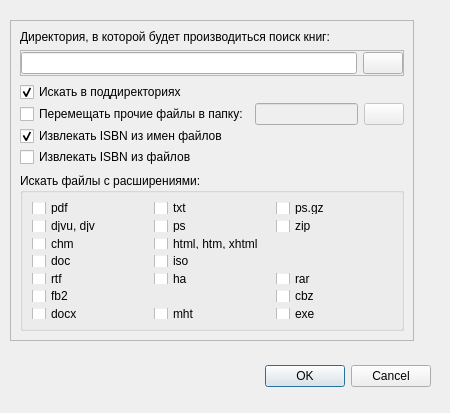
<?xml version="1.0" encoding="UTF-8"?>
<ui version="4.0">
 <class>Dialog</class>
 <widget class="QDialog" name="Dialog">
  <property name="geometry">
   <rect>
    <x>0</x>
    <y>0</y>
    <width>450</width>
    <height>413</height>
   </rect>
  </property>
  <property name="windowTitle">
   <string>Dialog</string>
  </property>
  <widget class="QDialogButtonBox" name="buttonBox">
   <property name="geometry">
    <rect>
     <x>90</x>
     <y>360</y>
     <width>341</width>
     <height>32</height>
    </rect>
   </property>
   <property name="orientation">
    <enum>Qt::Horizontal</enum>
   </property>
   <property name="standardButtons">
    <set>QDialogButtonBox::Cancel|QDialogButtonBox::Ok</set>
   </property>
  </widget>
  <widget class="QFrame" name="frameFilesLocation">
   <property name="geometry">
    <rect>
     <x>10</x>
     <y>20</y>
     <width>404</width>
     <height>321</height>
    </rect>
   </property>
   <property name="frameShape">
    <enum>QFrame::StyledPanel</enum>
   </property>
   <property name="frameShadow">
    <enum>QFrame::Raised</enum>
   </property>
   <layout class="QVBoxLayout" name="verticalLayout_3">
    <item>
     <widget class="QLabel" name="label_24">
      <property name="text">
       <string>Директория, в которой будет производиться поиск книг:</string>
      </property>
     </widget>
    </item>
    <item>
     <widget class="QFrame" name="frame_2">
      <property name="frameShape">
       <enum>QFrame::StyledPanel</enum>
      </property>
      <property name="frameShadow">
       <enum>QFrame::Raised</enum>
      </property>
      <layout class="QHBoxLayout" name="horizontalLayout_2">
       <property name="leftMargin">
        <number>0</number>
       </property>
       <property name="topMargin">
        <number>1</number>
       </property>
       <property name="rightMargin">
        <number>0</number>
       </property>
       <property name="bottomMargin">
        <number>1</number>
       </property>
       <item>
        <widget class="QLineEdit" name="lineEditSearchPath">
         <property name="readOnly">
          <bool>true</bool>
         </property>
        </widget>
       </item>
       <item>
        <widget class="QPushButton" name="pushButtonSelectFolder">
         <property name="text">
          <string/>
         </property>
         <property name="icon">
          <iconset resource="../resources/res.qrc">
           <normaloff>:/icons/fileopen.png</normaloff>:/icons/fileopen.png</iconset>
         </property>
        </widget>
       </item>
      </layout>
     </widget>
    </item>
    <item>
     <layout class="QGridLayout" name="gridLayout">
      <property name="verticalSpacing">
       <number>1</number>
      </property>
      <item row="0" column="0" colspan="2">
       <widget class="QCheckBox" name="checkBoxFindRecursive">
        <property name="text">
         <string>Искать в поддиректориях</string>
        </property>
        <property name="checked">
         <bool>true</bool>
        </property>
       </widget>
      </item>
      <item row="1" column="0" colspan="2">
       <widget class="QCheckBox" name="checkBoxMoveOthersTo">
        <property name="text">
         <string>Перемещать прочие файлы в папку:</string>
        </property>
        <property name="checked">
         <bool>false</bool>
        </property>
       </widget>
      </item>
      <item row="1" column="2">
       <widget class="QLineEdit" name="lineEditFolderToMoveOthers">
        <property name="enabled">
         <bool>false</bool>
        </property>
        <property name="readOnly">
         <bool>true</bool>
        </property>
       </widget>
      </item>
      <item row="1" column="3">
       <widget class="QPushButton" name="pushButtonSelectFolderToMoveOthers">
        <property name="enabled">
         <bool>false</bool>
        </property>
        <property name="text">
         <string/>
        </property>
        <property name="icon">
         <iconset resource="../resources/res.qrc">
          <normaloff>:/icons/fileopen.png</normaloff>:/icons/fileopen.png</iconset>
        </property>
       </widget>
      </item>
      <item row="2" column="0">
       <widget class="QCheckBox" name="checkBoxExtractIsbnFromFileName">
        <property name="text">
         <string>Извлекать ISBN из имен файлов</string>
        </property>
        <property name="checked">
         <bool>true</bool>
        </property>
       </widget>
      </item>
      <item row="3" column="0">
       <widget class="QCheckBox" name="checkBoxExtractIsbnFromFileName_2">
        <property name="text">
         <string>Извлекать ISBN из файлов</string>
        </property>
        <property name="checked">
         <bool>false</bool>
        </property>
       </widget>
      </item>
     </layout>
    </item>
    <item>
     <widget class="QGroupBox" name="groupBox">
      <property name="title">
       <string>Искать файлы с расширениями:</string>
      </property>
      <layout class="QVBoxLayout" name="verticalLayout">
       <item>
        <layout class="QGridLayout" name="gridLayout_2">
         <item row="0" column="0">
          <widget class="QCheckBox" name="checkBoxPDF">
           <property name="text">
            <string>pdf</string>
           </property>
          </widget>
         </item>
         <item row="1" column="1">
          <widget class="QCheckBox" name="checkBoxPS">
           <property name="text">
            <string>ps</string>
           </property>
          </widget>
         </item>
         <item row="3" column="1">
          <widget class="QCheckBox" name="checkBoxISO">
           <property name="text">
            <string>iso</string>
           </property>
          </widget>
         </item>
         <item row="6" column="1">
          <widget class="QCheckBox" name="checkBoxMHT">
           <property name="text">
            <string>mht</string>
           </property>
          </widget>
         </item>
         <item row="6" column="2">
          <widget class="QCheckBox" name="checkBoxEXE">
           <property name="text">
            <string>exe</string>
           </property>
          </widget>
         </item>
         <item row="0" column="1">
          <widget class="QCheckBox" name="checkBoxTXT">
           <property name="text">
            <string>txt</string>
           </property>
          </widget>
         </item>
         <item row="6" column="0">
          <widget class="QCheckBox" name="checkBoxDOCX">
           <property name="text">
            <string>docx</string>
           </property>
          </widget>
         </item>
         <item row="1" column="0">
          <widget class="QCheckBox" name="checkBoxDJVU">
           <property name="text">
            <string>djvu, djv</string>
           </property>
          </widget>
         </item>
         <item row="2" column="0">
          <widget class="QCheckBox" name="checkBoxCHM">
           <property name="text">
            <string>chm</string>
           </property>
          </widget>
         </item>
         <item row="3" column="0">
          <widget class="QCheckBox" name="checkBoxDOC">
           <property name="text">
            <string>doc</string>
           </property>
          </widget>
         </item>
         <item row="1" column="2">
          <widget class="QCheckBox" name="checkBoxZIP">
           <property name="text">
            <string>zip</string>
           </property>
          </widget>
         </item>
         <item row="0" column="2">
          <widget class="QCheckBox" name="checkBoxPSGZ">
           <property name="text">
            <string>ps.gz</string>
           </property>
          </widget>
         </item>
         <item row="4" column="1">
          <widget class="QCheckBox" name="checkBoxMHT_2">
           <property name="text">
            <string>ha</string>
           </property>
          </widget>
         </item>
         <item row="4" column="0">
          <widget class="QCheckBox" name="checkBoxRTF">
           <property name="text">
            <string>rtf</string>
           </property>
          </widget>
         </item>
         <item row="2" column="1">
          <widget class="QCheckBox" name="checkBoxHTML">
           <property name="text">
            <string>html, htm, xhtml</string>
           </property>
          </widget>
         </item>
         <item row="5" column="0">
          <widget class="QCheckBox" name="checkBoxFB2">
           <property name="text">
            <string>fb2</string>
           </property>
          </widget>
         </item>
         <item row="5" column="2">
          <widget class="QCheckBox" name="checkBoxCBZ">
           <property name="text">
            <string>cbz</string>
           </property>
          </widget>
         </item>
         <item row="4" column="2">
          <widget class="QCheckBox" name="checkBoxRAR">
           <property name="text">
            <string>rar</string>
           </property>
          </widget>
         </item>
        </layout>
       </item>
      </layout>
     </widget>
    </item>
   </layout>
  </widget>
 </widget>
 <resources>
  <include location="../resources/res.qrc"/>
 </resources>
 <connections>
  <connection>
   <sender>buttonBox</sender>
   <signal>accepted()</signal>
   <receiver>Dialog</receiver>
   <slot>accept()</slot>
   <hints>
    <hint type="sourcelabel">
     <x>248</x>
     <y>254</y>
    </hint>
    <hint type="destinationlabel">
     <x>157</x>
     <y>274</y>
    </hint>
   </hints>
  </connection>
  <connection>
   <sender>buttonBox</sender>
   <signal>rejected()</signal>
   <receiver>Dialog</receiver>
   <slot>reject()</slot>
   <hints>
    <hint type="sourcelabel">
     <x>316</x>
     <y>260</y>
    </hint>
    <hint type="destinationlabel">
     <x>286</x>
     <y>274</y>
    </hint>
   </hints>
  </connection>
 </connections>
</ui>
